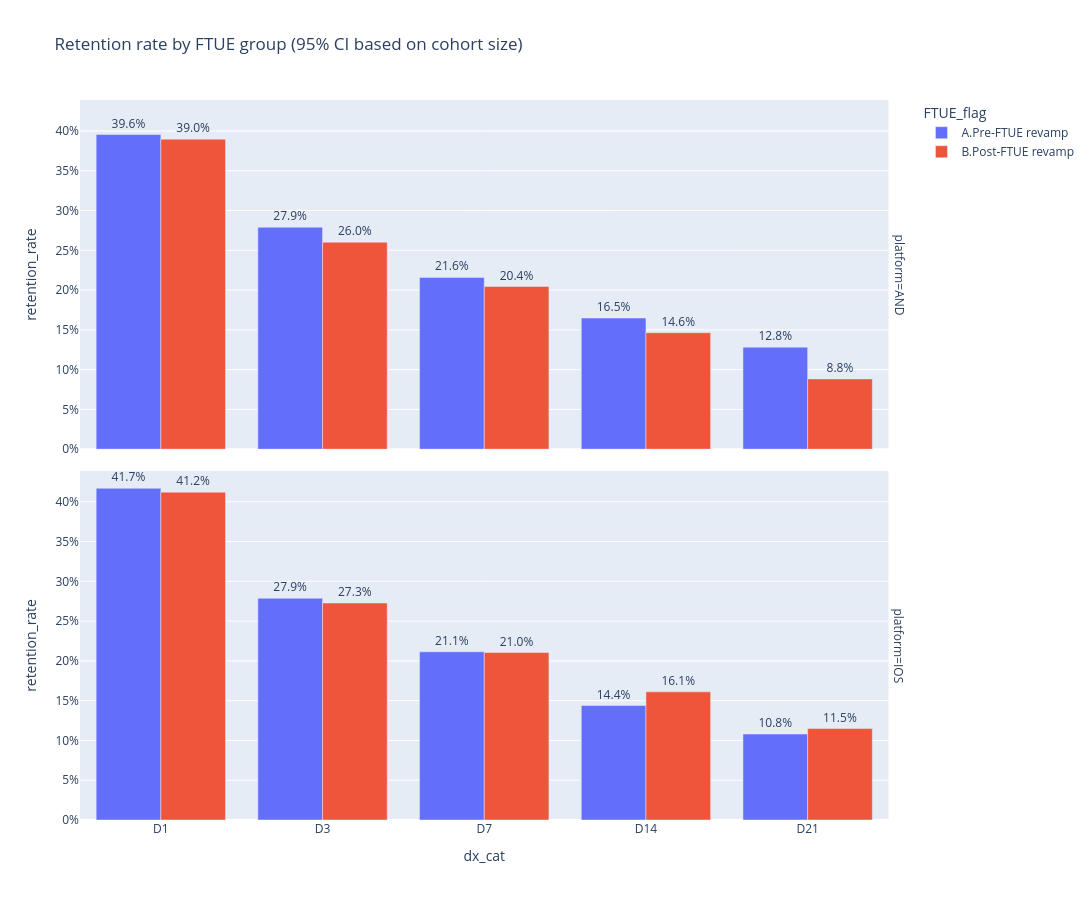

The cell this chart's notebook holds for it:
### Markdown cell above
### Retantion rate

### Code cell
# Prepare data
df_plot = retention_data_total[retention_data_total['dx'] != 0].copy()

# Convert dx to ordered categorical for proper x-axis ordering
dx_vals = sorted(df_plot['dx'].unique())
dx_labels = ['D' + str(d) for d in dx_vals]
df_plot['dx_cat'] = pd.Categorical(
    'D' + df_plot['dx'].astype(str),
    categories=dx_labels,
    ordered=True
)

fig = px.bar(
    df_plot,
    x='dx_cat',
    y='retention_rate',
    color='FTUE_flag',
    text='retention_rate',
    title='Retention rate by FTUE group (95% CI based on cohort size)',
    facet_row='platform',
    barmode='group',
    width=1200,
    height=900,
    hover_data={'retained_size': True, 'cohort_size': True, 'num_cohorts': True},
    category_orders={'dx_cat': dx_labels}
)

fig.update_traces(texttemplate='%{text:.1%}', textposition='outside')
fig.update_layout(
    yaxis_tickformat='.0%',
    yaxis2_tickformat='.0%',
    uniformtext_minsize=8,
    uniformtext_mode='hide'
)

fig.show()

### Figure 1 — Plotly figure (JSON) as saved in the notebook; plotly's stock layout.template omitted (floating-point values rounded to 4 significant figures)
{"data": [{"alignmentgroup": "True", "customdata": [[2840, 7180, 22], [1950, 6990, 20], [1239, 5737, 16], [545, 3305, 9], [94, 733, 2]], "hovertemplate": "FTUE_flag=A.Pre-FTUE revamp<br>platform=AND<br>dx_cat=%{x}<br>retention_rate=%{text}<br>retained_size=%{customdata[0]}<br>cohort_size=%{customdata[1]}<br>num_cohorts=%{customdata[2]}<extra></extra>", "legendgroup": "A.Pre-FTUE revamp", "marker": {"color": "#636efa", "pattern": {"shape": ""}}, "name": "A.Pre-FTUE revamp", "offsetgroup": "A.Pre-FTUE revamp", "orientation": "v", "showlegend": true, "text": [0.3955, 0.279, 0.216, 0.1649, 0.1282], "textposition": "outside", "texttemplate": "%{text:.1%}", "type": "bar", "x": ["D1", "D3", "D7", "D14", "D21"], "xaxis": "x2", "y": [0.3955, 0.279, 0.216, 0.1649, 0.1282], "yaxis": "y2"}, {"alignmentgroup": "True", "customdata": [[6279, 15058, 22], [4181, 15004, 20], [2750, 13008, 16], [1142, 7936, 9], [211, 1952, 2]], "hovertemplate": "FTUE_flag=A.Pre-FTUE revamp<br>platform=IOS<br>dx_cat=%{x}<br>retention_rate=%{text}<br>retained_size=%{customdata[0]}<br>cohort_size=%{customdata[1]}<br>num_cohorts=%{customdata[2]}<extra></extra>", "legendgroup": "A.Pre-FTUE revamp", "marker": {"color": "#636efa", "pattern": {"shape": ""}}, "name": "A.Pre-FTUE revamp", "offsetgroup": "A.Pre-FTUE revamp", "orientation": "v", "showlegend": false, "text": [0.417, 0.2787, 0.2114, 0.1439, 0.1081], "textposition": "outside", "texttemplate": "%{text:.1%}", "type": "bar", "x": ["D1", "D3", "D7", "D14", "D21"], "xaxis": "x", "y": [0.417, 0.2787, 0.2114, 0.1439, 0.1081], "yaxis": "y"}, {"alignmentgroup": "True", "customdata": [[3675, 9430, 22], [2209, 8488, 20], [1385, 6775, 16], [621, 4240, 9], [105, 1188, 2]], "hovertemplate": "FTUE_flag=B.Post-FTUE revamp<br>platform=AND<br>dx_cat=%{x}<br>retention_rate=%{text}<br>retained_size=%{customdata[0]}<br>cohort_size=%{customdata[1]}<br>num_cohorts=%{customdata[2]}<extra></extra>", "legendgroup": "B.Post-FTUE revamp", "marker": {"color": "#EF553B", "pattern": {"shape": ""}}, "name": "B.Post-FTUE revamp", "offsetgroup": "B.Post-FTUE revamp", "orientation": "v", "showlegend": true, "text": [0.3897, 0.2602, 0.2044, 0.1465, 0.08838], "textposition": "outside", "texttemplate": "%{text:.1%}", "type": "bar", "x": ["D1", "D3", "D7", "D14", "D21"], "xaxis": "x2", "y": [0.3897, 0.2602, 0.2044, 0.1465, 0.08838], "yaxis": "y2"}, {"alignmentgroup": "True", "customdata": [[7727, 18751, 22], [4555, 16697, 20], [2724, 12942, 16], [1209, 7503, 9], [189, 1644, 2]], "hovertemplate": "FTUE_flag=B.Post-FTUE revamp<br>platform=IOS<br>dx_cat=%{x}<br>retention_rate=%{text}<br>retained_size=%{customdata[0]}<br>cohort_size=%{customdata[1]}<br>num_cohorts=%{customdata[2]}<extra></extra>", "legendgroup": "B.Post-FTUE revamp", "marker": {"color": "#EF553B", "pattern": {"shape": ""}}, "name": "B.Post-FTUE revamp", "offsetgroup": "B.Post-FTUE revamp", "orientation": "v", "showlegend": false, "text": [0.4121, 0.2728, 0.2105, 0.1611, 0.115], "textposition": "outside", "texttemplate": "%{text:.1%}", "type": "bar", "x": ["D1", "D3", "D7", "D14", "D21"], "xaxis": "x", "y": [0.4121, 0.2728, 0.2105, 0.1611, 0.115], "yaxis": "y"}], "layout": {"annotations": [{"font": {}, "showarrow": false, "text": "platform=IOS", "textangle": 90, "x": 0.98, "xanchor": "left", "xref": "paper", "y": 0.2425, "yanchor": "middle", "yref": "paper"}, {"font": {}, "showarrow": false, "text": "platform=AND", "textangle": 90, "x": 0.98, "xanchor": "left", "xref": "paper", "y": 0.7575, "yanchor": "middle", "yref": "paper"}], "barmode": "group", "height": 900, "legend": {"title": {"text": "FTUE_flag"}, "tracegroupgap": 0}, "title": {"text": "Retention rate by FTUE group (95% CI based on cohort size)"}, "uniformtext": {"minsize": 8, "mode": "hide"}, "width": 1200, "xaxis": {"anchor": "y", "categoryarray": ["D1", "D3", "D7", "D14", "D21"], "categoryorder": "array", "domain": [0, 0.98], "title": {"text": "dx_cat"}}, "xaxis2": {"anchor": "y2", "domain": [0, 0.98], "matches": "x", "showticklabels": false}, "yaxis": {"anchor": "x", "domain": [0, 0.485], "tickformat": ".0%", "title": {"text": "retention_rate"}}, "yaxis2": {"anchor": "x2", "domain": [0.515, 1], "matches": "y", "tickformat": ".0%", "title": {"text": "retention_rate"}}}}
